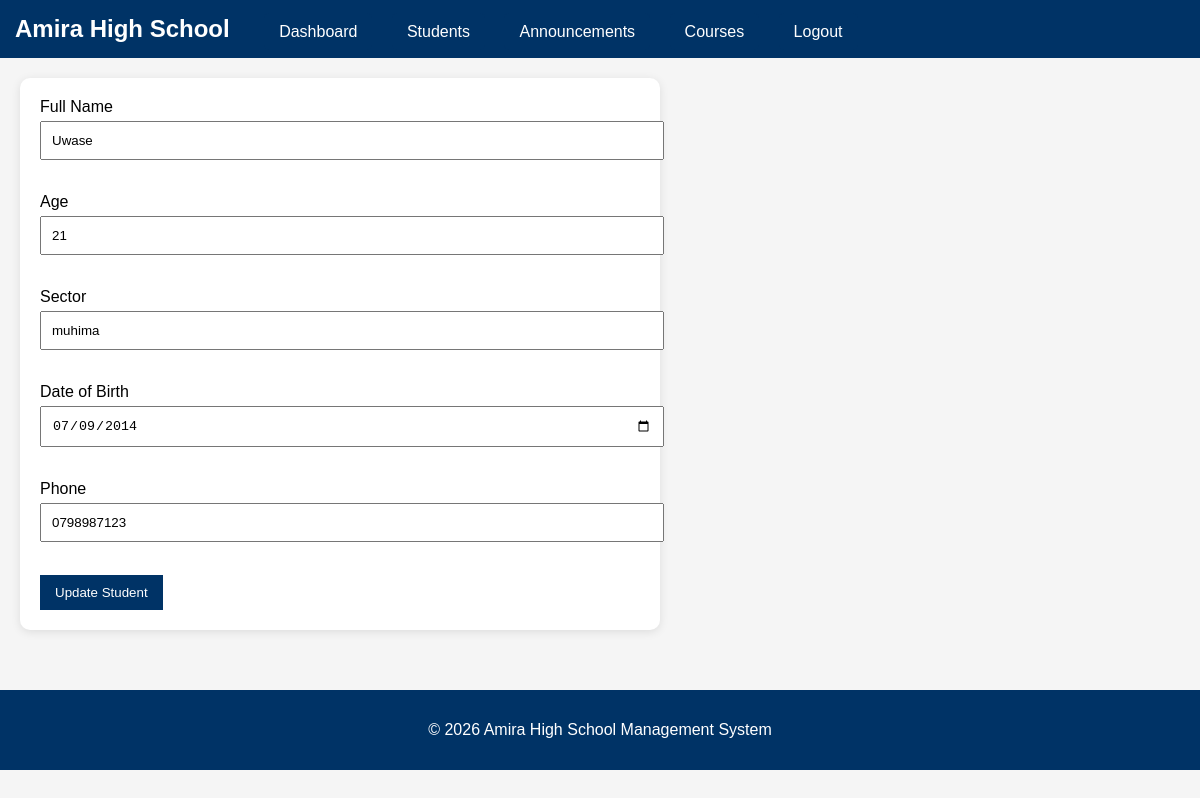
Before: /admin/students/edit/3 (signed in) with the older database file.
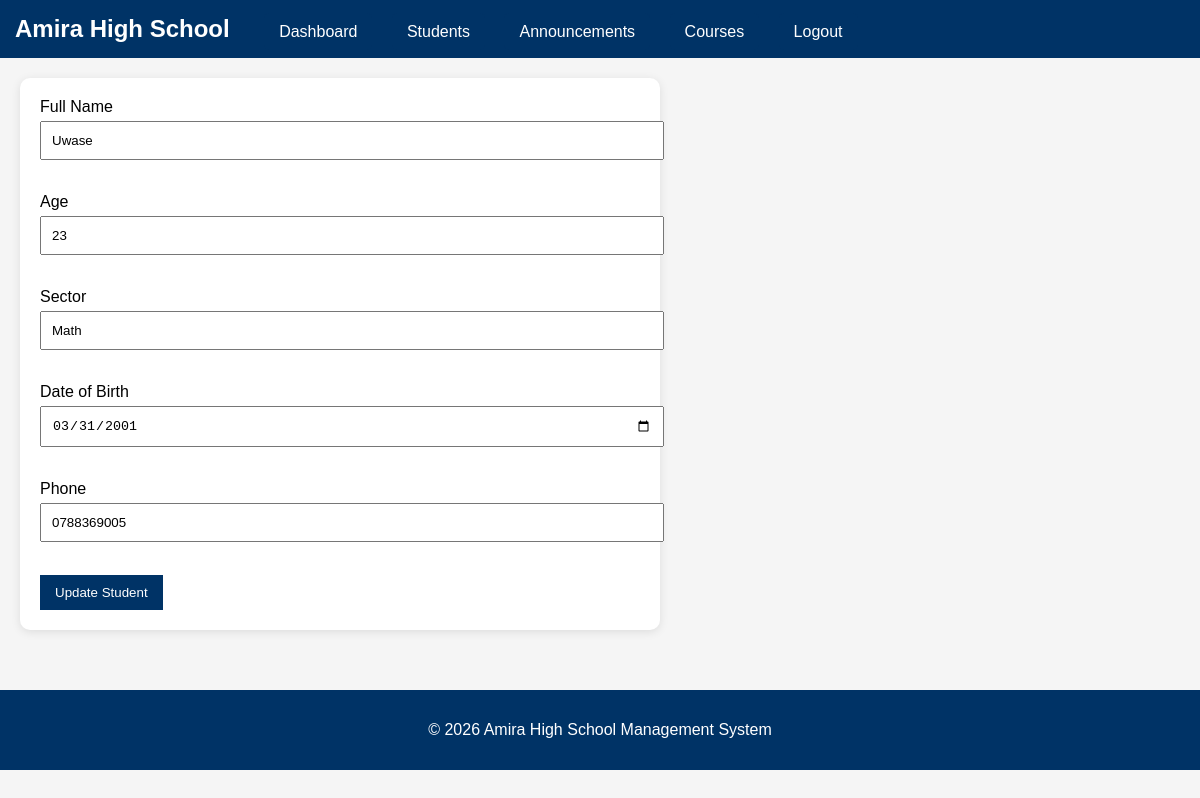
After: the same page with the newer database file.
### tables this page shows
CREATE TABLE registration (
    id INTEGER PRIMARY KEY AUTOINCREMENT,
    student_id TEXT UNIQUE,
    full_name TEXT NOT NULL,
    age INTEGER NOT NULL,
    sector TEXT NOT NULL,
    date_of_birth TEXT NOT NULL,
    phone TEXT UNIQUE NOT NULL,
    password TEXT NOT NULL,
    login_type TEXT NOT NULL DEFAULT 'student'
);

### app.py (the view, shortened to what this page needs)
@app.route("/admin/students/edit/<int:id>",
           methods=["GET", "POST"])
def edit_student_page(id):
    if "user_id" not in session:
        return redirect("/login")
    if session["login_type"] != "admin":
        return "Access Denied"
    student = get_student(id)
    return render_template(
        "edit_student.html",
        student=student
    )

### database.py (called while the page is built)
def get_connection():
    conn = sqlite3.connect(DATABASE)
    conn.row_factory = sqlite3.Row
    return conn

def get_student(id):
    conn = get_connection()
    student = conn.execute("""
    SELECT *
    FROM registration
    WHERE id = ?
    """, (id,)).fetchone()
    conn.close()
    return student

### templates/edit_student.html (shortened to what this page needs)
{% extends "base.html" %}
{% block content %}
<div class="form-container">
<form method="POST">
    <label>Full Name</label><br>
    <input type="text"
           name="full_name"
           value="{{ student.full_name }}"
           required><br><br>
    <label>Age</label><br>
    <input type="number"
           name="age"
           value="{{ student.age }}"
           required><br><br>
    <label>Sector</label><br>
    <input type="text"
           name="sector"
           value="{{ student.sector }}"
           required><br><br>
    <label>Date of Birth</label><br>
    <input type="date"
           name="date_of_birth"
           value="{{ student.date_of_birth }}"
           required><br><br>
    <label>Phone</label><br>
    <input type="text"
           name="phone"
           value="{{ student.phone }}"
           required><br><br>
    <button type="submit">
        Update Student
    </button>
</form>
</div>
{% endblock %}

Changed rows visible on the page:
changed registration "Uwase": age "21" → "23"; sector "muhima" → "Math"; date_of_birth "07/09/2014" → "03/31/2001"; phone "0798987123" → "0788369005"
